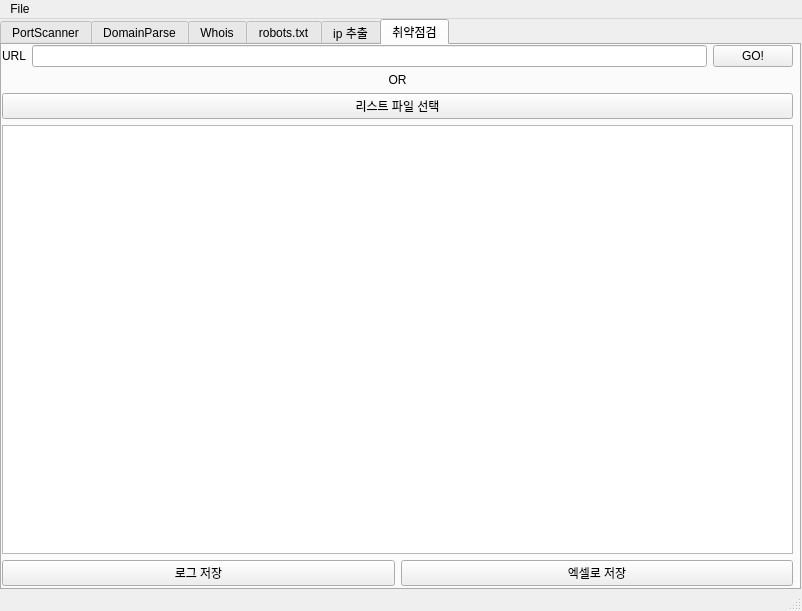
<?xml version="1.0" encoding="UTF-8"?>
<ui version="4.0">
 <class>MainWindow</class>
 <widget class="QMainWindow" name="MainWindow">
  <property name="geometry">
   <rect>
    <x>0</x>
    <y>0</y>
    <width>802</width>
    <height>611</height>
   </rect>
  </property>
  <property name="windowTitle">
   <string>PortScanner</string>
  </property>
  <widget class="QWidget" name="centralwidget">
   <widget class="QTabWidget" name="tabWidget">
    <property name="geometry">
     <rect>
      <x>0</x>
      <y>0</y>
      <width>801</width>
      <height>571</height>
     </rect>
    </property>
    <property name="currentIndex">
     <number>5</number>
    </property>
    <widget class="QWidget" name="tab">
     <attribute name="title">
      <string>PortScanner</string>
     </attribute>
     <widget class="QWidget" name="verticalLayoutWidget">
      <property name="geometry">
       <rect>
        <x>0</x>
        <y>0</y>
        <width>791</width>
        <height>541</height>
       </rect>
      </property>
      <layout class="QVBoxLayout" name="verticalLayout">
       <item>
        <layout class="QHBoxLayout" name="horizontalLayout">
         <item>
          <widget class="QLabel" name="label">
           <property name="text">
            <string>IP/URL</string>
           </property>
          </widget>
         </item>
         <item>
          <widget class="QLineEdit" name="lineEdit">
           <property name="text">
            <string>127.0.0.1</string>
           </property>
          </widget>
         </item>
        </layout>
       </item>
       <item>
        <layout class="QHBoxLayout" name="horizontalLayout_2">
         <item>
          <widget class="QLabel" name="label_3">
           <property name="maximumSize">
            <size>
             <width>60</width>
             <height>16777215</height>
            </size>
           </property>
           <property name="text">
            <string>접속 횟수</string>
           </property>
          </widget>
         </item>
         <item>
          <widget class="QSpinBox" name="spinBox"/>
         </item>
         <item>
          <spacer name="horizontalSpacer_2">
           <property name="orientation">
            <enum>Qt::Horizontal</enum>
           </property>
           <property name="sizeType">
            <enum>QSizePolicy::Fixed</enum>
           </property>
           <property name="sizeHint" stdset="0">
            <size>
             <width>80</width>
             <height>20</height>
            </size>
           </property>
          </spacer>
         </item>
         <item>
          <widget class="QLabel" name="label_2">
           <property name="maximumSize">
            <size>
             <width>60</width>
             <height>16777215</height>
            </size>
           </property>
           <property name="text">
            <string>스캔 포트</string>
           </property>
           <property name="alignment">
            <set>Qt::AlignLeading|Qt::AlignLeft|Qt::AlignVCenter</set>
           </property>
          </widget>
         </item>
         <item>
          <widget class="QSpinBox" name="spinBox_2"/>
         </item>
         <item>
          <widget class="QLabel" name="label_4">
           <property name="maximumSize">
            <size>
             <width>25</width>
             <height>16777215</height>
            </size>
           </property>
           <property name="text">
            <string>-</string>
           </property>
           <property name="alignment">
            <set>Qt::AlignCenter</set>
           </property>
          </widget>
         </item>
         <item>
          <widget class="QSpinBox" name="spinBox_3"/>
         </item>
         <item>
          <spacer name="horizontalSpacer">
           <property name="orientation">
            <enum>Qt::Horizontal</enum>
           </property>
           <property name="sizeType">
            <enum>QSizePolicy::Fixed</enum>
           </property>
           <property name="sizeHint" stdset="0">
            <size>
             <width>100</width>
             <height>20</height>
            </size>
           </property>
          </spacer>
         </item>
         <item>
          <widget class="QPushButton" name="pushButton">
           <property name="text">
            <string>Go!</string>
           </property>
          </widget>
         </item>
        </layout>
       </item>
       <item>
        <widget class="QTextEdit" name="textEdit">
         <property name="html">
          <string>&lt;!DOCTYPE HTML PUBLIC &quot;-//W3C//DTD HTML 4.0//EN&quot; &quot;http://www.w3.org/TR/REC-html40/strict.dtd&quot;&gt;
&lt;html&gt;&lt;head&gt;&lt;meta name=&quot;qrichtext&quot; content=&quot;1&quot; /&gt;&lt;style type=&quot;text/css&quot;&gt;
p, li { white-space: pre-wrap; }
&lt;/style&gt;&lt;/head&gt;&lt;body style=&quot; font-family:'Gulim'; font-size:9pt; font-weight:400; font-style:normal;&quot;&gt;
&lt;p style=&quot; margin-top:0px; margin-bottom:0px; margin-left:0px; margin-right:0px; -qt-block-indent:0; text-indent:0px;&quot;&gt;&lt;span style=&quot; font-weight:600;&quot;&gt;경고! 정보통신망법은 ‘정당한 접근권한 없이 또는 허용된 접근권한을 초과해 정보통신망에 침입’하는 행위를 금지하고 있습니다.&lt;/span&gt;&lt;/p&gt;
&lt;p style=&quot; margin-top:0px; margin-bottom:0px; margin-left:0px; margin-right:0px; -qt-block-indent:0; text-indent:0px;&quot;&gt;&lt;span style=&quot; font-weight:600;&quot;&gt;본 프로그램을 이용한 사전 협의 없는 포트 스캔을 금지합니다!&lt;/span&gt;&lt;/p&gt;&lt;/body&gt;&lt;/html&gt;</string>
         </property>
        </widget>
       </item>
      </layout>
     </widget>
    </widget>
    <widget class="QWidget" name="tab_2">
     <attribute name="title">
      <string>DomainParse</string>
     </attribute>
     <widget class="QWidget" name="gridLayoutWidget">
      <property name="geometry">
       <rect>
        <x>0</x>
        <y>0</y>
        <width>791</width>
        <height>79</height>
       </rect>
      </property>
      <layout class="QGridLayout" name="gridLayout">
       <item row="0" column="1">
        <widget class="QLineEdit" name="lineEdit_2"/>
       </item>
       <item row="2" column="0">
        <widget class="QLabel" name="label_6">
         <property name="text">
          <string>결과</string>
         </property>
        </widget>
       </item>
       <item row="2" column="1">
        <widget class="QLineEdit" name="lineEdit_3"/>
       </item>
       <item row="0" column="0">
        <widget class="QLabel" name="label_5">
         <property name="text">
          <string>URL 도메인</string>
         </property>
        </widget>
       </item>
       <item row="1" column="1">
        <layout class="QHBoxLayout" name="horizontalLayout_3">
         <item>
          <widget class="QRadioButton" name="radioButton_2">
           <property name="text">
            <string>서브 도메인</string>
           </property>
          </widget>
         </item>
         <item>
          <widget class="QRadioButton" name="radioButton">
           <property name="text">
            <string>메인 도메인</string>
           </property>
          </widget>
         </item>
         <item>
          <spacer name="horizontalSpacer_3">
           <property name="orientation">
            <enum>Qt::Horizontal</enum>
           </property>
           <property name="sizeType">
            <enum>QSizePolicy::Expanding</enum>
           </property>
           <property name="sizeHint" stdset="0">
            <size>
             <width>280</width>
             <height>20</height>
            </size>
           </property>
          </spacer>
         </item>
         <item>
          <widget class="QPushButton" name="pushButton_2">
           <property name="minimumSize">
            <size>
             <width>160</width>
             <height>0</height>
            </size>
           </property>
           <property name="text">
            <string>추출</string>
           </property>
          </widget>
         </item>
        </layout>
       </item>
      </layout>
     </widget>
    </widget>
    <widget class="QWidget" name="tab_3">
     <attribute name="title">
      <string>Whois</string>
     </attribute>
     <widget class="QWidget" name="verticalLayoutWidget_2">
      <property name="geometry">
       <rect>
        <x>0</x>
        <y>0</y>
        <width>791</width>
        <height>541</height>
       </rect>
      </property>
      <layout class="QVBoxLayout" name="verticalLayout_2">
       <item>
        <layout class="QHBoxLayout" name="horizontalLayout_4">
         <item>
          <widget class="QLabel" name="label_7">
           <property name="text">
            <string>URL</string>
           </property>
          </widget>
         </item>
         <item>
          <widget class="QLineEdit" name="lineEdit_4"/>
         </item>
         <item>
          <widget class="QPushButton" name="pushButton_3">
           <property name="text">
            <string>GO!</string>
           </property>
          </widget>
         </item>
        </layout>
       </item>
       <item>
        <widget class="QTextEdit" name="textEdit_2"/>
       </item>
       <item>
        <widget class="QPushButton" name="pushButton_4">
         <property name="text">
          <string>저장</string>
         </property>
        </widget>
       </item>
      </layout>
     </widget>
    </widget>
    <widget class="QWidget" name="tab_4">
     <attribute name="title">
      <string>robots.txt</string>
     </attribute>
     <widget class="QWidget" name="verticalLayoutWidget_3">
      <property name="geometry">
       <rect>
        <x>0</x>
        <y>0</y>
        <width>791</width>
        <height>61</height>
       </rect>
      </property>
      <layout class="QVBoxLayout" name="verticalLayout_3">
       <item>
        <layout class="QHBoxLayout" name="horizontalLayout_5">
         <item>
          <widget class="QLabel" name="label_8">
           <property name="text">
            <string>URL</string>
           </property>
          </widget>
         </item>
         <item>
          <widget class="QLineEdit" name="lineEdit_5"/>
         </item>
         <item>
          <widget class="QPushButton" name="pushButton_5">
           <property name="text">
            <string>Parse and Save</string>
           </property>
          </widget>
         </item>
        </layout>
       </item>
      </layout>
     </widget>
    </widget>
    <widget class="QWidget" name="tab_5">
     <attribute name="title">
      <string>ip 추출</string>
     </attribute>
     <widget class="QWidget" name="gridLayoutWidget_2">
      <property name="geometry">
       <rect>
        <x>0</x>
        <y>0</y>
        <width>791</width>
        <height>79</height>
       </rect>
      </property>
      <layout class="QGridLayout" name="gridLayout_2">
       <item row="0" column="1">
        <widget class="QLineEdit" name="lineEdit_6"/>
       </item>
       <item row="2" column="0">
        <widget class="QLabel" name="label_9">
         <property name="text">
          <string>결과</string>
         </property>
        </widget>
       </item>
       <item row="2" column="1">
        <widget class="QLineEdit" name="lineEdit_7"/>
       </item>
       <item row="0" column="0">
        <widget class="QLabel" name="label_10">
         <property name="text">
          <string>URL 도메인</string>
         </property>
        </widget>
       </item>
       <item row="1" column="1">
        <layout class="QHBoxLayout" name="horizontalLayout_6">
         <item>
          <spacer name="horizontalSpacer_4">
           <property name="orientation">
            <enum>Qt::Horizontal</enum>
           </property>
           <property name="sizeType">
            <enum>QSizePolicy::Expanding</enum>
           </property>
           <property name="sizeHint" stdset="0">
            <size>
             <width>280</width>
             <height>20</height>
            </size>
           </property>
          </spacer>
         </item>
         <item>
          <widget class="QPushButton" name="pushButton_6">
           <property name="minimumSize">
            <size>
             <width>160</width>
             <height>0</height>
            </size>
           </property>
           <property name="text">
            <string>추출</string>
           </property>
          </widget>
         </item>
        </layout>
       </item>
      </layout>
     </widget>
    </widget>
    <widget class="QWidget" name="tab_6">
     <attribute name="title">
      <string>취약점검</string>
     </attribute>
     <widget class="QWidget" name="verticalLayoutWidget_4">
      <property name="geometry">
       <rect>
        <x>0</x>
        <y>0</y>
        <width>791</width>
        <height>541</height>
       </rect>
      </property>
      <layout class="QVBoxLayout" name="verticalLayout_4">
       <item>
        <layout class="QHBoxLayout" name="horizontalLayout_7">
         <item>
          <widget class="QLabel" name="label_12">
           <property name="text">
            <string>URL</string>
           </property>
          </widget>
         </item>
         <item>
          <widget class="QLineEdit" name="lineEdit_8"/>
         </item>
         <item>
          <widget class="QPushButton" name="pushButton_8">
           <property name="text">
            <string>GO!</string>
           </property>
          </widget>
         </item>
        </layout>
       </item>
       <item>
        <widget class="QLabel" name="label_11">
         <property name="text">
          <string>OR</string>
         </property>
         <property name="alignment">
          <set>Qt::AlignCenter</set>
         </property>
        </widget>
       </item>
       <item>
        <widget class="QPushButton" name="pushButton_7">
         <property name="text">
          <string>리스트 파일 선택</string>
         </property>
        </widget>
       </item>
       <item>
        <widget class="QTextEdit" name="textEdit_3"/>
       </item>
       <item>
        <layout class="QHBoxLayout" name="horizontalLayout_8">
         <item>
          <widget class="QPushButton" name="pushButton_10">
           <property name="text">
            <string>로그 저장</string>
           </property>
          </widget>
         </item>
         <item>
          <widget class="QPushButton" name="pushButton_9">
           <property name="text">
            <string>엑셀로 저장</string>
           </property>
          </widget>
         </item>
        </layout>
       </item>
      </layout>
     </widget>
    </widget>
   </widget>
  </widget>
  <widget class="QMenuBar" name="menubar">
   <property name="geometry">
    <rect>
     <x>0</x>
     <y>0</y>
     <width>802</width>
     <height>21</height>
    </rect>
   </property>
   <widget class="QMenu" name="menuHello">
    <property name="title">
     <string>File</string>
    </property>
   </widget>
   <addaction name="menuHello"/>
  </widget>
  <widget class="QStatusBar" name="statusbar"/>
 </widget>
 <resources/>
 <connections/>
</ui>
